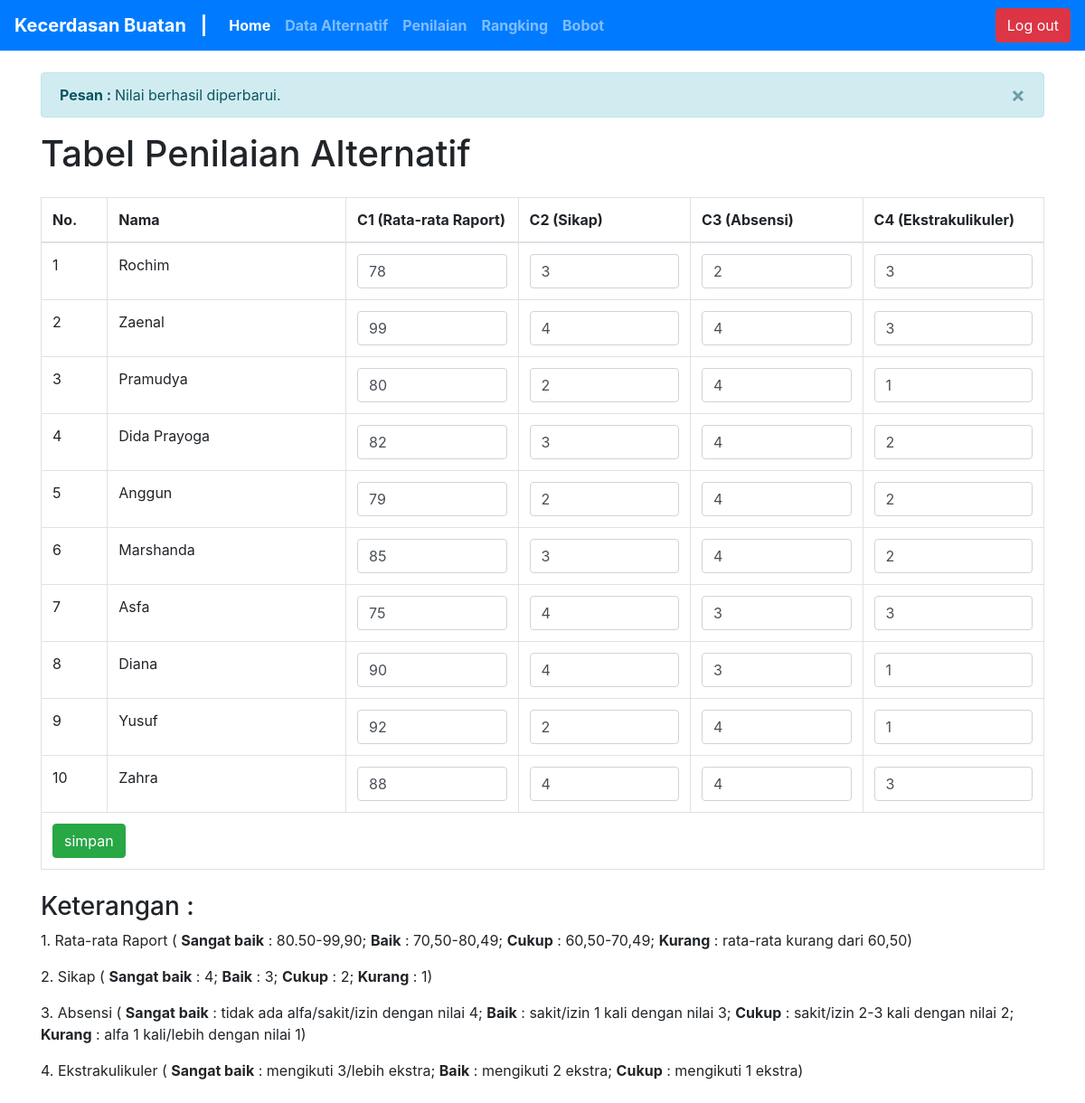
/index.php?halaman=penilaian&pesan=1 (signed in), run on the app's committed database.
### tables this page shows
CREATE TABLE `tbl_nilai` (
  `id_nilai` int(11) NOT NULL,
  `id_alternatif` int(11) NOT NULL,
  `c1` int(11) NOT NULL,
  `c2` int(11) NOT NULL,
  `c3` int(11) NOT NULL,
  `c4` int(11) NOT NULL,
  `skor` double DEFAULT NULL
);

CREATE TABLE `tbl_alternatif` (
  `id_alternatif` int(11) NOT NULL,
  `nama` varchar(30) NOT NULL,
  `kelas` varchar(60) NOT NULL,
  `nis` varchar(14) NOT NULL
);

### penilaian/penilaian.php (the view, shortened to what this page needs)
<?php
include "koneksi.php";
$slq="select `db_spk`.`tbl_alternatif`.`id_alternatif` AS `id_alternatif`,`db_spk`.`tbl_alternatif`.`nama` AS `nama`,`db_spk`.`tbl_nilai`.`c1` AS `c1`,`db_spk`.`tbl_nilai`.`c2` AS `c2`,`db_spk`.`tbl_nilai`.`c3` AS `c3`,`db_spk`.`tbl_nilai`.`c4` AS `c4`,`db_spk`.`tbl_nilai`.`id_nilai` AS `id_nilai` from (`db_spk`.`tbl_alternatif` left join `db_spk`.`tbl_nilai` on((`db_spk`.`tbl_alternatif`.`id_alternatif` = `db_spk`.`tbl_nilai`.`id_alternatif`)))";
$hasil=mysqli_query($koneksi,$slq);
?>
<div class="container my-4">
 <?php
 if (isset($_GET['pesan'])) {
 ?>
 <div class="alert alert-info alert-dismissible fade show" role="alert">
   <strong>Pesan : </strong> Nilai berhasil diperbarui.
   <a href="#" class="close" data-dismiss="alert" aria-label="close">&times;</a>
 </div>
 <?php
 }
 ?>
 <h1>Tabel Penilaian Alternatif</h1>
 <table class="table table-bordered my-4">
  <thead>
   <tr style="font-weight: bold">
    <td width="5%">No.</td>
    <td width="18%">Nama</td>
    <td width="13%">C1 (Rata-rata Raport)</td>
    <td width="13%">C2 (Sikap)</td>
    <td width="13%">C3 (Absensi)</td>
    <td width="13%">C4 (Ekstrakulikuler)</td>
   </tr>
  </thead>
  <tbody>
   <?php
   $no=1;
   $i=0;
   while ($row=mysqli_fetch_array($hasil)) {
   ?>
   <tr>
    <td><?php echo $no++?></td>
    <td><?php echo $row['nama']?></td>
    <form action="penilaian/aksi_penilaian.php" method="POST">
    <td>
     <input required="" class="form-control" type="text" value="<?php echo $row['c1']?>" name="c1<?php echo $i;?>">
    </td>
    <td><input required="" class="form-control" type="text" value="<?php echo $row['c2']?>" name="c2<?php echo $i;?>"></td>
    <td><input required="" class="form-control" type="text" value="<?php echo $row['c3']?>" name="c3<?php echo $i;?>"></td>
    <td><input required="" class="form-control" type="text" value="<?php echo $row['c4']?>" name="c4<?php echo $i;?>"></td>
   </tr>
   <?php
   $i++;
   }
   ?>
   <tr>
    <td colspan="6">
     <input type="submit" value="simpan" class="btn btn-success" name="simpan">
    </td>
   </tr>
  </tbody>
 </table>
 <h3>Keterangan :</h3>
 <p>1. Rata-rata Raport ( <b>Sangat baik</b> :
80.50-99,90; <b>Baik</b> : 70,50-80,49;
<b>Cukup</b> : 60,50-70,49; <b>Kurang</b> :
rata-rata kurang dari 60,50)</p>
<p>2. Sikap ( <b>Sangat baik</b> : 4; <b>Baik</b> : 3;
<b>Cukup</b> : 2; <b>Kurang</b> : 1)</p>
<p>3. Absensi ( <b>Sangat baik</b> : tidak ada
alfa/sakit/izin dengan nilai 4; <b>Baik</b> : sakit/izin 1 kali dengan nilai 3;
<b>Cukup</b> : sakit/izin 2-3 kali dengan nilai 2; <b>Kurang</b> :
alfa 1 kali/lebih dengan nilai 1)</p>
<p>4. Ekstrakulikuler ( <b>Sangat baik</b> : mengikuti
3/lebih ekstra; <b>Baik</b> : mengikuti 2
ekstra; <b>Cukup</b> : mengikuti 1 ekstra)</p>
</div>

### index.php (shortened to what this page needs)
<!DOCTYPE html>
<html>
<head>
 <link rel="stylesheet" type="text/css" href="css/bootstrap.css">
</head>
<body>
  <div class="row">
   <div class="col-12">
    <nav class="navbar navbar-expand-lg navbar-dark bg-primary" style="background-color: gold">
      <div class="collapse navbar-collapse" id="navbarTogglerDemo01">
        <a class="navbar-brand" href="#" style="color: white; font-weight: bold">Kecerdasan Buatan</a>
        <a class="navbar-brand" style="color: white; font-weight: bold">|</a>
        <ul class="navbar-nav mr-auto mt-2 mt-lg-0">
          <li class="nav-item active">
            <a class="nav-link" href="index.php?halaman=home" style="font-weight: bold">Home <span class="sr-only">(current)</span></a>
          </li>
          <li class="nav-item">
            <a class="nav-link" href="index.php?halaman=data" style="font-weight: bold">Data Alternatif</a>
          </li>
          <li class="nav-item">
            <a class="nav-link" href="index.php?halaman=penilaian" style="font-weight: bold">Penilaian</a>
          </li>
          <li class="nav-item">
            <a class="nav-link" href="index.php?halaman=rangking" style="font-weight: bold">Rangking</a>
          </li>
          <li class="nav-item">
            <a class="nav-link" href="index.php?halaman=bobot" style="font-weight: bold">Bobot</a>
          </li>
        </ul>
        <a href="logout.php" class="btn btn-danger">Log out</a>
      </div>
    </nav>
   </div>
  </div>
  <?php
  include "konten.php";
  ?>
</body>
</html>

### konten.php
<?php
if (isset($_GET['halaman'])) {
 if ($_GET['halaman']=='home') {
  include "home.php";
 }
 elseif ($_GET['halaman']=='data') {
  include "alternatif/alternatif.php";
 }
 elseif ($_GET['halaman']=='tambah_data') {
  include "alternatif/tambah_alternatif.php";
 }
 elseif ($_GET['halaman']=='edit_data') {
  include "alternatif/edit_alternatif.php";
 }
 elseif ($_GET['halaman']=='penilaian') {
  include "penilaian/penilaian.php";
 }
 elseif ($_GET['halaman']=='tambah_penilaian') {
  include "penilaian/tambah_penilaian.php";
 }
 elseif ($_GET['halaman']=='bobot') {
  include "bobot/bobot.php";
 }
 elseif ($_GET['halaman']=='rangking') {
  include "rangking/rangking.php";
 }
 else{
  echo "Halaman tidak ditemukan!";
 }
}else{
 include "home.php";
}
?>

### data on the page
tbl_nilai: id_alternatif.nama "Rochim", c1 "78", c2 "3", c3 "2", c4 "3"
tbl_nilai: id_alternatif.nama "Zaenal", c1 "99", c2 "4", c3 "4", c4 "3"
tbl_nilai: id_alternatif.nama "Pramudya", c1 "80", c2 "2", c3 "4", c4 "1"
tbl_nilai: id_alternatif.nama "Dida Prayoga", c1 "82", c2 "3", c3 "4", c4 "2"
tbl_nilai: id_alternatif.nama "Anggun", c1 "79", c2 "2", c3 "4", c4 "2"
tbl_nilai: id_alternatif.nama "Marshanda", c1 "85", c2 "3", c3 "4", c4 "2"
tbl_nilai: id_alternatif.nama "Asfa", c1 "75", c2 "4", c3 "3", c4 "3"
tbl_nilai: id_alternatif.nama "Diana", c1 "90", c2 "4", c3 "3", c4 "1"
tbl_nilai: id_alternatif.nama "Yusuf", c1 "92", c2 "2", c3 "4", c4 "1"
tbl_nilai: id_alternatif.nama "Zahra", c1 "88", c2 "4", c3 "4", c4 "3"
